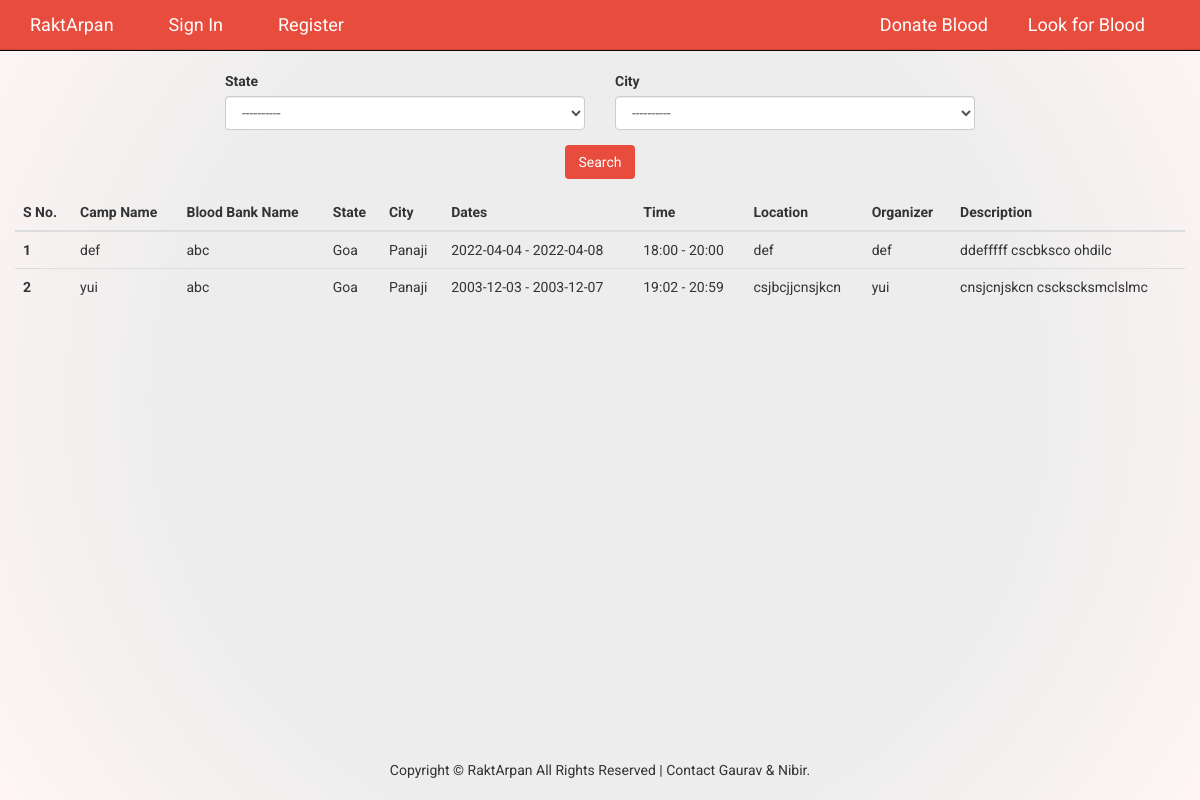
Page /user/donateBlood on the earlier database version.
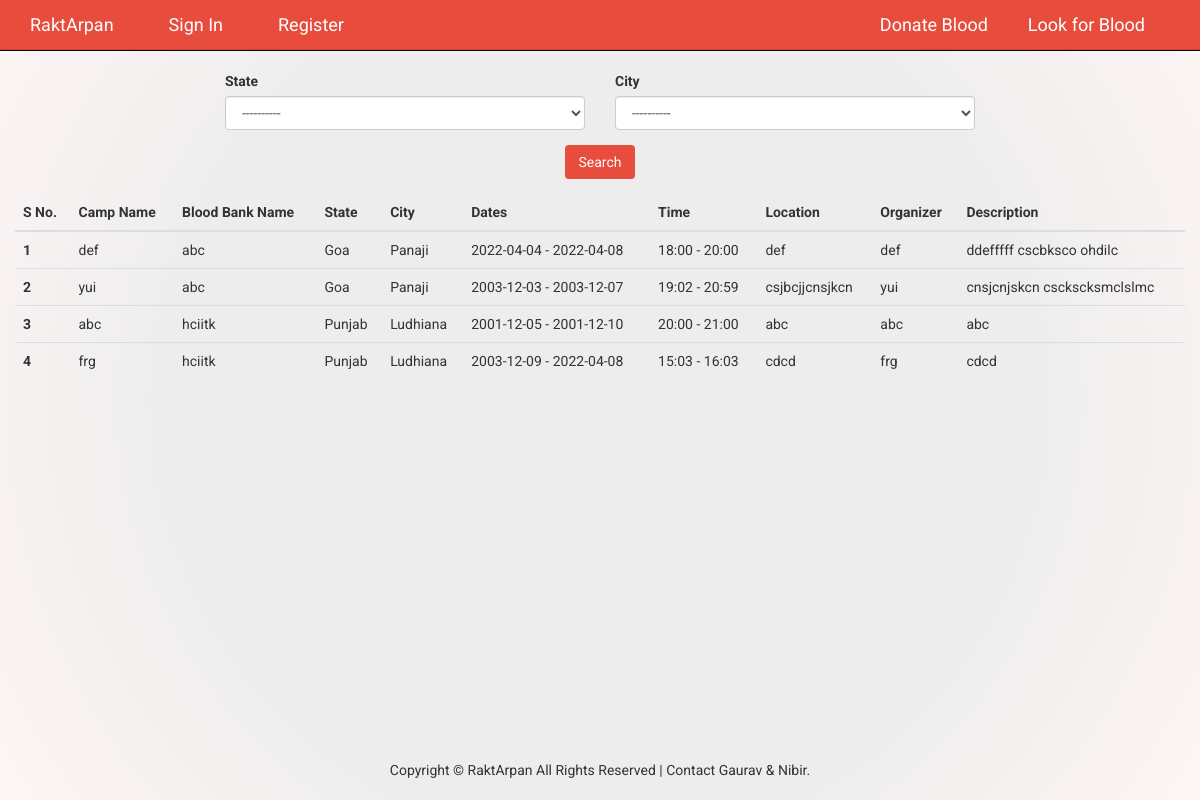
Same page on the later database version.
### user/models.py (models this page shows, shortened)
class BloodCamp(models.Model):
    camp_id = models.AutoField(primary_key=True)
    user = models.ForeignKey(User, null=True, on_delete=models.CASCADE)
    name = models.CharField(max_length=100, default="N/A", null=True, blank=False)
    organizer = models.CharField(max_length=100, default="N/A", null=True, blank=False)
    start_date = models.CharField(max_length=30, default="N/A", null=True, blank=False)
    end_date = models.CharField(max_length=30, default="N/A", null=True, blank=False)
    start_time = models.CharField(max_length=30, default="N/A", null=True, blank=False)
    end_time = models.CharField(max_length=30, default="N/A", null=True, blank=False)
    location = models.CharField(max_length=100, default="N/A", null=True, blank=False)
    description = models.CharField(max_length=400, default="N/A", null=True, blank=False)

class User(models.Model):
    user_id = models.AutoField(primary_key=True)
    blood_bank_name = models.CharField(max_length=120, blank=False)
    username = models.CharField(max_length=40, unique=True, blank=False)
    email = models.EmailField(max_length=100, unique=True, blank=False)
    password = models.CharField(max_length=100, blank=False)
    contact = models.CharField(max_length=10, default="N/A", blank=False)
    address = models.CharField(max_length=400, default="N/A", blank=False)
    roles = models.CharField(max_length=20, default="N/A", blank=False) #blood_bank : for role based restriction
    state = models.ForeignKey(State, on_delete=models.CASCADE,null=True,  default = None)
    city = models.ForeignKey(City, on_delete=models.CASCADE, null=True, default = None)

class State(models.Model):
    state_id = models.AutoField(primary_key=True)
    name = models.CharField(max_length=30, blank=False)

class City(models.Model):
    city_id = models.AutoField(primary_key=True)
    name = models.CharField(max_length=30, blank=False)
    state = models.ForeignKey(State, null=True,on_delete=models.CASCADE)

### user/views.py (the view)
# urls.py: path("donateBlood",views.donateBlood, name="donateBlood"),
def donateBlood(request):
    data = {"items": [],
            "states": State.objects.all(),
            "start": 1}
    if request.method == "GET":
        state_ = request.GET.get("state")
        city_ = request.GET.get("city")
        logger.info(f"{state_} {city_}")
        state_object = -1
        city_object = -1
        for t in State.objects.all():
            if t.name == state_:
                state_object = t
                break
        for c in City.objects.all():
            if c.name == city_:
                city_object = c
                break
        logger.info(f"{state_object} {city_object}")
        count = 1
        for camp in BloodCamp.objects.all():
            if (state_object == -1 or camp.user.state == state_object) and (city_object == -1 or camp.user.city == city_object):
                data["items"].append({
                    's_no': count,
                    'camp_name': camp.name,
                    'blood_bank_name': camp.user.blood_bank_name,
                    'start_date': camp.start_date,
                    'end_date': camp.end_date,
                    'start_time': camp.start_time,
                    'end_time': camp.end_time,
                    'location': camp.location,
                    'description': camp.description,
                    'organizer': camp.organizer,
                    'state': camp.user.state.name,
                    'city': camp.user.city.name,
                })
                count += 1
        return render(request, "donateBlood.html",data)

### user/templates/donateBlood.html (shortened to what the changed rows need)
<!DOCTYPE html>
<html>
    <head>
		{% load static %}
		<link href="{% static 'css/bootstrap.min.css' %}" rel="stylesheet">
		<link href="{% static 'css/index.css' %}" rel="stylesheet">
	</head>
	<body>
       <div class="container container-fluid">
                    <div class="row">
                        <div class="col-12 col-xl-8 mb-4 mb-lg-0">
                            <div class="card">
                                <div class="card-body">
                                    <div class="table-responsive">
                                        <table class="table">
                                            <thead>
                                                <tr>
                                                    <th scope="col">S No.</th>
                                                    <th scope="col">Camp Name</th>
                                                    <th scope="col">Blood Bank Name</th>
                                                    <th scope="col">State</th>
                                                    <th scope="col">City</th>
                                                    <th scope="col">Dates</th>
                                                    <th scope="col">Time</th>
                                                    <th scope="col">Location</th>
                                                    <th scope="col">Organizer</th>
                                                    <th scope="col">Description</th>
                                                </tr>
                                            </thead>
                                            <tbody>
                                                {% for item in items %}
                                                <tr>
                                                    <th>{{ item.s_no }}</th>
                                                    <td>{{ item.camp_name }}</td>
                                                    <td>{{ item.blood_bank_name }}</td>
                                                    <td>{{ item.state }}</td>
                                                    <td>{{ item.city }}</td>
                                                    <td>{{ item.start_date }} - {{ item.end_date }}</td>
                                                    <td>{{ item.start_time }} - {{ item.end_time }}</td>
                                                    <td>{{ item.location }}</td>
                                                    <td>{{ item.organizer }}</td>
                                                    <td>{{ item.description }}</td>
                                                </tr>
                                                {% endfor %}
                                            </tbody>
                                        </table>
                                    </div>
                            </div>
                        </div>
                    </div>
        </div>
	</body>
</html>

Differences in the rows shown:
added BloodCamp: camp_name "abc", start_date "2001-12-05", end_date "2001-12-10", start_time "20:00", end_time "21:00", location "abc", organizer "abc", description "abc"
added User: blood_bank_name "hciitk" "hciitk"
now on this page (row unchanged): State: state "Punjab" "Punjab"
now on this page (row unchanged): City: city "Ludhiana" "Ludhiana"
added BloodCamp: camp_name "frg", start_date "2003-12-09", end_date "2022-04-08", start_time "15:03", end_time "16:03", location "cdcd", organizer "frg", description "cdcd"
Other differences:
new list line: "3 - -"
new list line: "4 - -"
